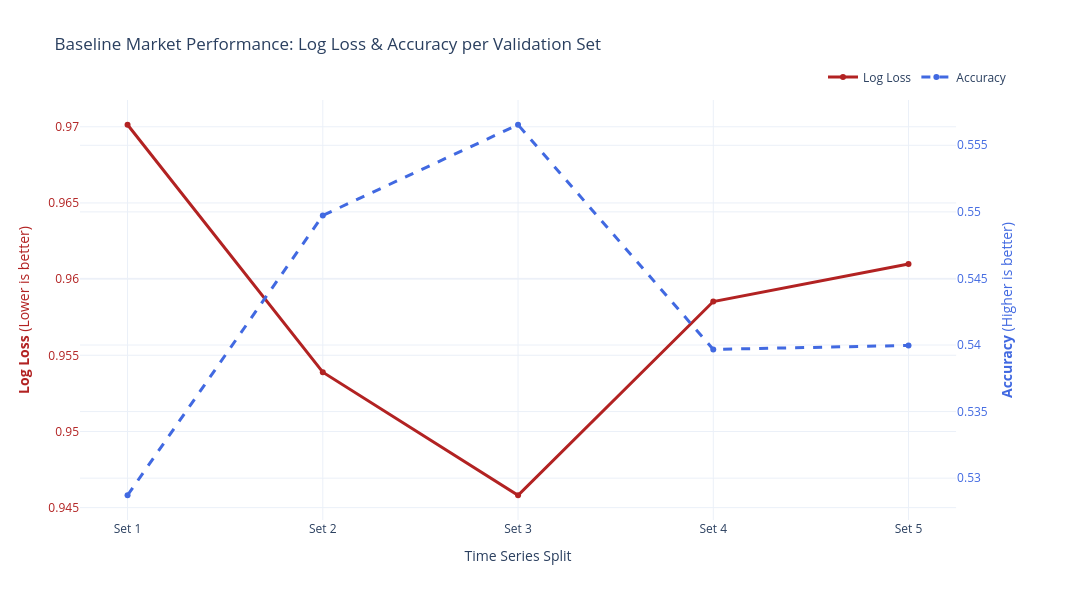

Notebook cell for this chart:
### Markdown cell above
When training and validating we use a time series split that let's us have a large train and validation set. It works by splitting the data into sections (5 for example), trains the model on the first section then validates the second section. Then trains the model on the first and second section then validates on the third section. And so on until it trains on every section except the last one and validates that one. To have an accurate comparison we'll run the bookmaker's implied probabilities through the same validation sets.

### Code cell
from sklearn.model_selection import TimeSeriesSplit
from pipeline.plotter import plot_bookmaker_baseline
from sklearn.metrics import log_loss, accuracy_score

time_split = TimeSeriesSplit(n_splits=5)
# Replace H, D, A with 2, 1, 0 for models later
mapping = {"H": 2, "D": 1, "A": 0}
y = training_df.select(
    pl.col("FTR").replace(mapping).cast(pl.Int64)
).to_numpy().ravel()

market_probs = probs.select(["away_prob", "draw_prob", "home_prob"]).to_numpy()

results = []
for i, (train_idx, test_idx) in enumerate(time_split.split(y)):
    y_test = y[test_idx]
    probs_test = market_probs[test_idx] 
    
    # 1. Calculate Log Loss
    loss = log_loss(y_test, probs_test, labels=[0, 1, 2])
    
    # 2. Calculate Accuracy
    # Market prediction is the outcome with the highest probability
    preds_test = np.argmax(probs_test, axis=1) # type: ignore
    acc = accuracy_score(y_test, preds_test)
    
    results.append({
        "Validation Set": f"Set {i+1}",
        "Log Loss": loss,
        "Accuracy": acc
    })

# Create a Polars DataFrame from the results
metrics_df = pl.DataFrame(results)
plot_bookmaker_baseline(metrics_df)

### Figure 1 — Plotly figure (JSON) as saved in the notebook; plotly's stock layout.template omitted (floating-point values rounded to 4 significant figures)
{"data": [{"line": {"color": "firebrick", "width": 3}, "mode": "lines+markers", "name": "Log Loss", "type": "scatter", "x": ["Set 1", "Set 2", "Set 3", "Set 4", "Set 5"], "xaxis": "x", "y": [0.9701, 0.9539, 0.9458, 0.9585, 0.961], "yaxis": "y"}, {"line": {"color": "royalblue", "dash": "dash", "width": 3}, "mode": "lines+markers", "name": "Accuracy", "type": "scatter", "x": ["Set 1", "Set 2", "Set 3", "Set 4", "Set 5"], "xaxis": "x", "y": [0.5287, 0.5497, 0.5565, 0.5397, 0.54], "yaxis": "y2"}], "layout": {"height": 600, "hovermode": "x unified", "legend": {"orientation": "h", "x": 1, "xanchor": "right", "y": 1.02, "yanchor": "bottom"}, "title": {"text": "Baseline Market Performance: Log Loss & Accuracy per Validation Set"}, "width": 1200, "xaxis": {"anchor": "y", "domain": [0, 0.94], "title": {"text": "Time Series Split"}}, "yaxis": {"anchor": "x", "color": "firebrick", "domain": [0, 1], "title": {"text": "<b>Log Loss</b> (Lower is better)"}}, "yaxis2": {"anchor": "x", "color": "royalblue", "overlaying": "y", "side": "right", "title": {"text": "<b>Accuracy</b> (Higher is better)"}}}}
